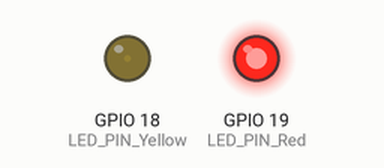
A program run on a simulated ESP32. On the bench: output pins drawn as LEDs (lit = HIGH).

Above: at 0.05 s.
At 2.15 s:
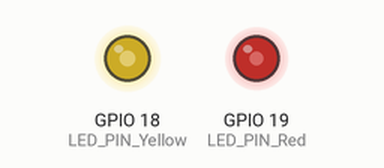
At 3.45 s:
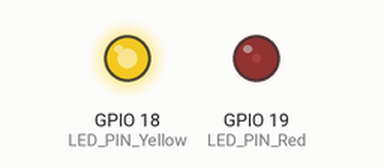
At 6.9 s:
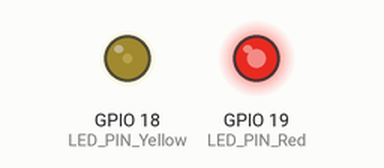
Timing chart, 0 to 10.0 s (numbered marks = the images above):
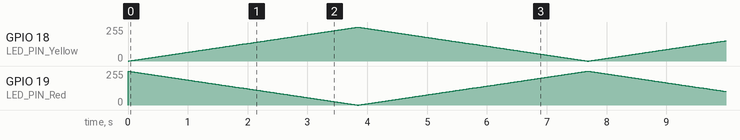

The program:

main.cpp
```cpp
#include <Arduino.h>
#define LED_PIN_Yellow 18
#define LED_PIN_Red 19
#define PWM_CH_Yellow 0
#define PWM_CH_Red 1
#define FREQ 5000
#define RES 8
void setup() {
  ledcSetup(PWM_CH_Yellow, FREQ, RES);
  ledcSetup(PWM_CH_Red, FREQ, RES);
  ledcAttachPin(LED_PIN_Yellow, PWM_CH_Yellow);
  ledcAttachPin(LED_PIN_Red, PWM_CH_Red);
}
void loop() {
  for (int d=0; d<=255; d++) {
  ledcWrite(PWM_CH_Yellow, d);
  ledcWrite(PWM_CH_Red, 255-d);
  delay(15);
  }
  for (int d=255; d>=0; d--) {
  ledcWrite(PWM_CH_Yellow, d);
  ledcWrite(PWM_CH_Red, 255-d);
  delay(15);
  }
} 
```
